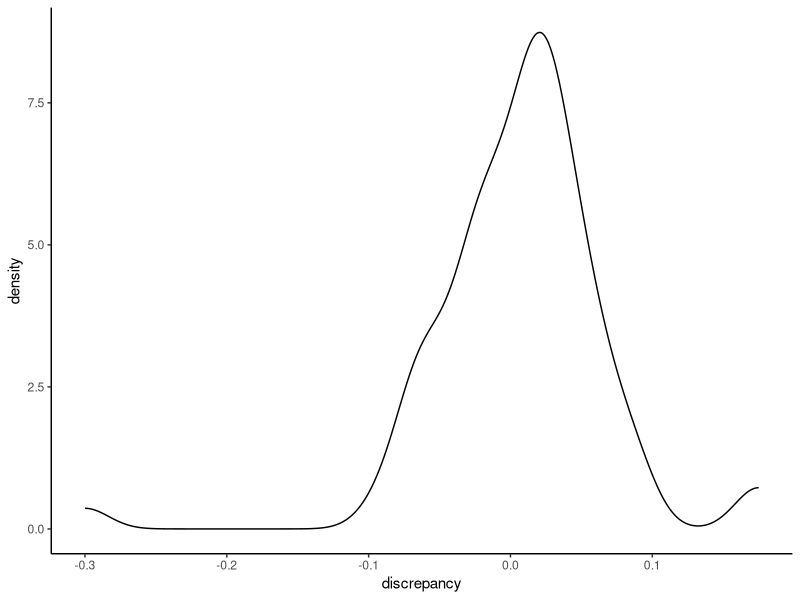
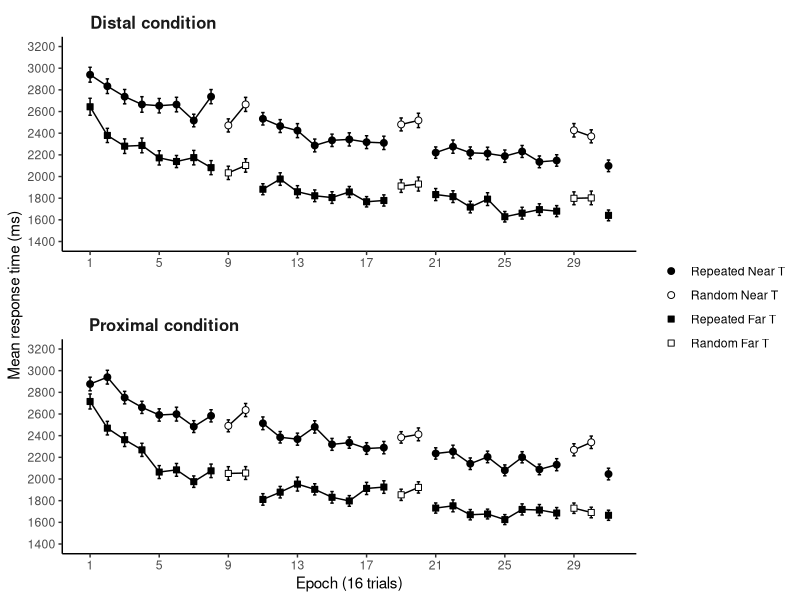
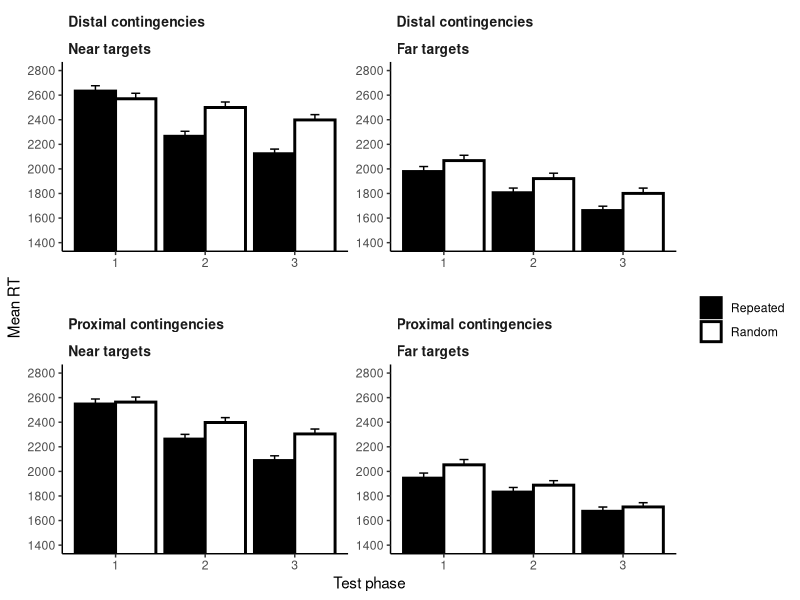
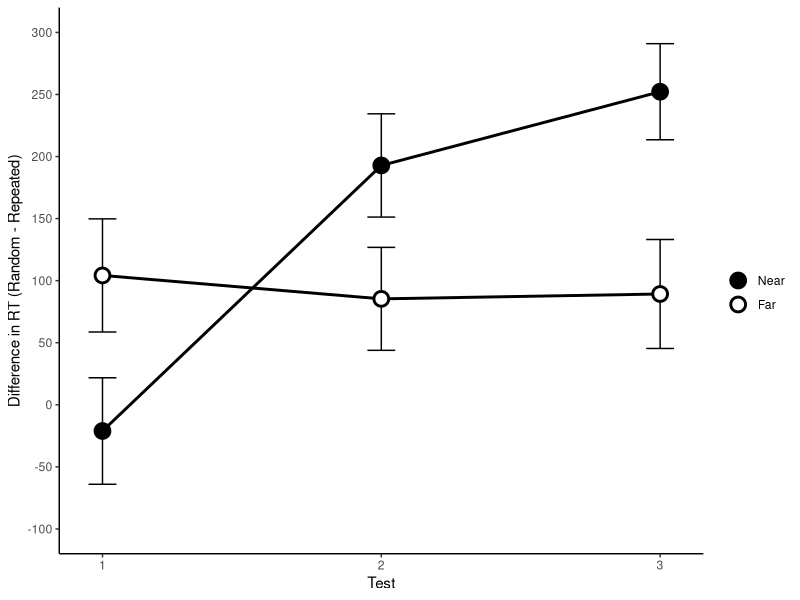
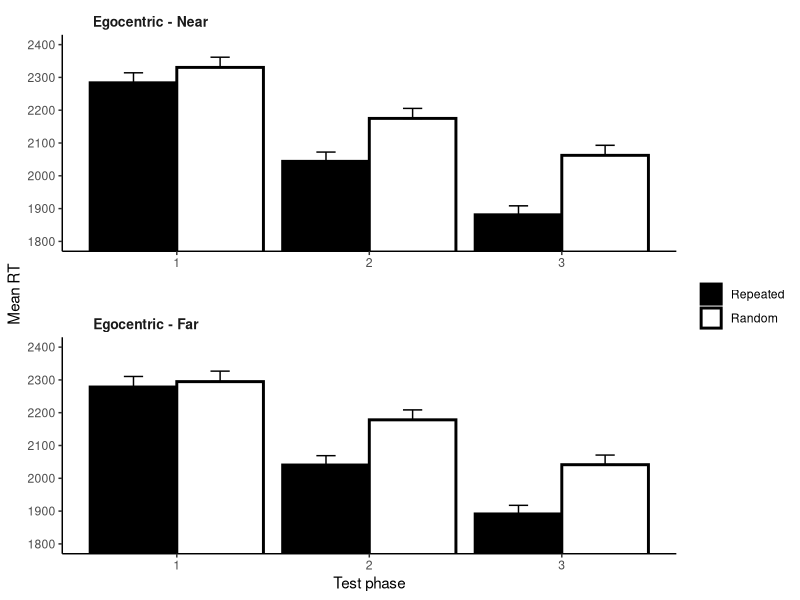
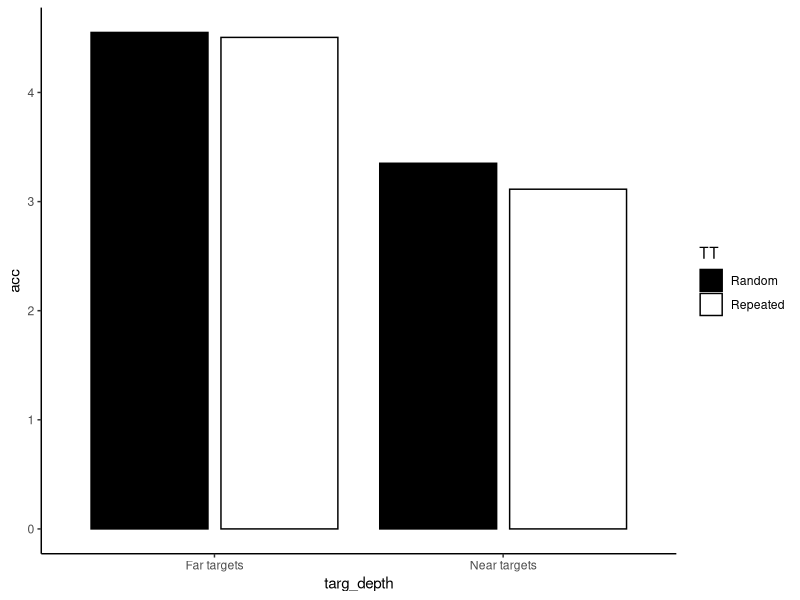

Write the R code that produced these figures, in order. (Note: this script raises an error after producing the figures.)
## ---- chunk 1
knitr::opts_chunk$set(echo = FALSE, include = FALSE, warning = FALSE, message = FALSE)
date_compiled_title = c("Output created on", date())
## ---- chunk 2
library(tidyverse)
library(broom)
library(patchwork)
library(knitr)
library(kableExtra)
library(afex)
library(BayesFactor)

theme_set(theme_classic())

setwd(dirname(rstudioapi::getActiveDocumentContext()$path)) # set wd to current file location

data <- read_csv("data_tidy_CCVR04.csv") # read in the tidied data from the first analysis script.

data_AW <- 
  data %>% 
  filter(phase == 2) %>% # separate out awareness data
  mutate(TT = if_else(set %in% c(5,6), "Repeated", "Random"), # recode "set" variable into 2 variables
         targ_depth = if_else(set %in% c(5,7), "Near targets", "Far targets")) %>% 
  select(exp:block, set, TT, targ_depth, everything())

dataMain <- 
  data %>% 
  filter(phase == 1) %>% # main phase of the task
  mutate(TT = if_else(set %in% c(1,2), "Repeated", "Random"), # recode "set" variable into 2 variables
         targ_depth = if_else(set %in% c(1,3), "Near", "Far"),
         epoch = ceiling(block/2)) %>% 
  select(exp:phase, epoch, block:set, TT, targ_depth, everything())

## ---- chunk 3
# a table of the demographic information across participants
data_demog <- 
  dataMain %>% 
  group_by(subj) %>% 
  slice(1) %>% # take top row
  ungroup() %>% 
  select(subj,age,gender,condition)

demog_summary <- 
  data_demog %>% 
  summarise(n = n(),
            mean_age = mean(age),
            sd_age = sd(age),
            males = sum(gender=="M"),
            females = sum(gender=="F"),
            non_binary = sum(!gender %in% c("M", "F")))

# summary statistics of response patterns,
basic_resp_stats <- 
  dataMain %>%
  group_by(subj) %>%
  summarise(mean_RT = mean(RT < 9999),
            perc_Timeouts = sum(dist_to_T==-1)/n(),
            mean_Extra_Resp = mean(num_additional_Rs),
            perc_Rs_Over1 = sum(num_additional_Rs>0)/n(),
            perc_Rs_Over2 = sum(num_additional_Rs>1)/n()) %>% 
  summarise_all(list(mean = mean, sd = sd)) %>%  # from participant summaries, compute summary stats
  select(-contains("subj"))

# create table from those summary statistics
table_basic_resp_stats <- 
  basic_resp_stats %>% 
  pivot_longer(cols = everything(), names_to = "stat") %>% 
  kable(digits = 2, col.names = c("","")) %>% 
  kable_styling(latex_options = "hold_position", position = "left")

# filter trials with more than 2 responses (num additional Rs > 1), timeouts,
# and outlier RTs  
data <- 
  dataMain %>% 
  filter(num_additional_Rs<=1, dist_to_T>=0) %>% 
  group_by(subj) %>% 
  mutate(zRT = scale(RT)) %>% 
  filter(between(zRT,-2.5,2.5)) %>% 
  ungroup() 

# what percentage of trials were removed for each participant?
perc_removed <- 
  data %>%
  group_by(subj) %>% 
  summarise(perc = (1 - (n()/496))*100)

# compute normalised RT (norm_RT), for calculating w/s error bars 
data <- 
  data %>% 
  group_by(subj) %>% # within each experiment, and each subject
  summarise(sub_MeanRT = mean(RT)) %>% # calculate the mean RT for the subject
  mutate(sample_MeanRT = mean(sub_MeanRT)) %>% # the overall mean RT for the sample in that experiment
  ungroup() %>% # ungroup the data, to allow for removal of variable
  left_join(data, by = "subj") %>% # join to the original data frame
  mutate(norm_RT = RT - sub_MeanRT + sample_MeanRT) %>% # compute the normalised RT, from the RT, subject mean and sample mean
  select(exp, subj, age:RT, norm_RT, everything(), -sub_MeanRT, -sample_MeanRT) # arrange the variables

## ---- chunk 4
# summarise the overall mean RT for each P 
overall_RT_Means <- 
  data %>% 
  group_by(subj) %>% 
  summarise(meanRT = mean(RT)) %>% 
  mutate(z_meanRT = scale(meanRT))

outlier_meanRTs <- 
  overall_RT_Means %>% 
  filter(!between(z_meanRT, -2.5, 2.5)) %>% 
  pull(subj) # Ps 27 and 60 seems to have unusually long mean RTs
  
# plot the boxplots of RT
RT_boxplot <- 
  overall_RT_Means %>% 
  ggplot(aes(x = "meanRT", y = meanRT))+
  geom_boxplot() +
  geom_point() +
  geom_text(aes(label = subj), hjust = 2, check_overlap = TRUE)

# remove the two outlier participants from the sample
data <- filter(data,!subj %in% outlier_meanRTs)

## ---- chunk 5
# exploring the difficulty of target detection at different depths

# how many trials contributed to the analysis by target depth

data %>% 
  group_by(subj, targ_depth) %>% 
  summarise(prop = n()/240) %>% 
  group_by(targ_depth) %>% 
  summarise(meanProp = mean(prop))

# any unusual participants?

depth_difficulty_measure <- 
  data %>% 
  group_by(subj, targ_depth) %>% 
  summarise(prop = n()/240) %>%
  pivot_wider(names_from = targ_depth, values_from = prop) %>% 
  mutate(discrepancy = Near-Far) 

depth_difficulty_measure %>% 
  ggplot(aes(discrepancy)) +
  geom_density()

# remove those with large discrepancy
depth_difficulty_outliers <- 
  depth_difficulty_measure %>% 
  filter(!between(discrepancy,-.15,.15)) %>% 
  pull(subj)

# remove the depth difficulty outliers from the sample
data <- filter(data,!subj %in% depth_difficulty_outliers)

# remove them from the measure of depth difficulty
depth_difficulty_measure <- 
  depth_difficulty_measure %>% 
  filter(between(discrepancy,-.15,.15)) 

## ---- chunk 6
# main analysis of RT

# convert TT and targ_depth to factors and set level order
data <- 
  data %>%
  mutate(TT = factor(TT, levels = c("Repeated", "Random")),
         targ_depth = factor(targ_depth, levels = c("Near", "Far")))

legendLBLs <- c("Repeated Near T", "Random Near T", "Repeated Far T", "Random Far T")

# get data for the RT figure. 
data_RT_avgs_figure <- 
  data %>%
  group_by(condition, TT, targ_depth, epoch) %>% 
  summarise(meanRT = mean(RT), 
            SE = sd(norm_RT)/sqrt(n())) %>%
  mutate(condition = recode(condition, 
                            "distal_repeated" = "Distal condition",
                            "proximal_repeated" = "Proximal condition")) %>% 
  ungroup() %>% 
  complete(TT, targ_depth, epoch, condition) # add NA values where missing - ensures breaks in lines for plot

# main RT figure
RT_avgs_figure <- 
  data_RT_avgs_figure %>%
  ggplot(aes(x = epoch, y = meanRT, group = interaction(TT, targ_depth))) +
  geom_line() +
  geom_errorbar(aes(ymin = meanRT-SE, ymax = meanRT+SE), width = 0.2, size = .5) +
  geom_point(aes(fill = interaction(TT, targ_depth),
                 shape = interaction(TT, targ_depth)),
             size = 2) +
  facet_wrap(~condition, dir = "v", scales = "free") +
  theme(strip.text = element_text(size = 12, face = "bold"),
        strip.text.x = element_text(hjust = 0.05),
        strip.background = element_blank(),
        panel.spacing.y = unit(2, "lines")) +
  scale_y_continuous(limits = c(1400, 3200),
                     breaks = seq(1400,3200,200)) +
  scale_x_continuous(breaks = seq(1,31,4),
                     minor_breaks = seq(1,31,2)) +
  scale_fill_manual(name  = "",
                    labels = legendLBLs,
                    values = c("black", "white", "black", "white")) +
  scale_shape_manual(name = "",
                     labels = legendLBLs,
                     values = c(21,21,22,22)) +
  labs(y = "Mean response time (ms)",
       x = "Epoch (16 trials)")

RT_avgs_figure # print the figure
## ---- chunk 7
# get the data from the "test" epochs
data_test <- 
  data %>%
  mutate(test = case_when(epoch %in% 8:11 ~ 1,
                          epoch %in% 18:21 ~ 2,
                          epoch %in% 28:31 ~ 3)) %>% 
  filter(test > 0) #remove data not in the test periods
  
# plot the test data by condition
test_figure <- 
  data_test %>% 
  mutate(condition = recode(condition, 
                            "distal_repeated" = "Distal contingencies", 
                            "proximal_repeated" = "Proximal contingencies"),
         targ_depth = recode(targ_depth,
                             "Near" = "Near targets",
                             "Far" = "Far targets")) %>%
  group_by(condition, TT, targ_depth, test) %>%
  summarise(meanRT = mean(RT), 
            SE = sd(norm_RT)/sqrt(n())) %>% 
  ggplot(aes(x = test, y = meanRT, fill = TT)) +
  geom_col(position = position_dodge(),
           colour = "black",
           size = 1) +
  geom_errorbar(aes(ymin = meanRT, ymax = meanRT+SE), 
                width = 0.2, 
                size = .5, 
                position = position_dodge(width = 0.9)) +
  scale_fill_manual(values = c("black", "white")) +
  scale_y_continuous(breaks = seq(1400,2800,200)) +
  coord_cartesian(ylim = c(1400,2800)) +
  facet_wrap(vars(condition,targ_depth), 
             nrow = 2, 
             scales = "free",
             labeller = labeller(.rows = label_value, .multi_line = TRUE)) + 
  theme(strip.text = element_text(size = 10, face = "bold"),
        strip.text.x = element_text(hjust = 0),
        strip.background = element_blank(), 
        panel.spacing.y = unit(2, "lines")) +
  labs(x = "Test phase",
       y = "Mean RT",
       fill = "")

test_figure #print figure

## ---- chunk 8

data_test$subj <- as.factor(data_test$subj)

#get data for the ANOVA on the test data
data_RT_ANOVA <- 
  data_test %>% 
  group_by(condition, subj, TT, targ_depth, test) %>% 
  summarise(meanRT = mean(RT)) 

# conduct ANOVA
data_RT_ANOVA %>% 
  aov_car(meanRT ~ Error(subj/(test*TT*targ_depth)) + condition, data = .)


## ---- chunk 9

# compute a new CC_RT variable, which simplifies the random-repeated comparison
test_diff <- 
  data_test %>%
  group_by(subj, TT, targ_depth, test) %>%
  summarise(meanRT = mean(RT)) %>% 
  pivot_wider(names_from = TT, values_from = meanRT) %>% 
  mutate(CC_RT = Random - Repeated) 

# plot the CC effect as a function of target depth and test.
test_diff_figure <- 
  test_diff %>% 
  group_by(targ_depth, test) %>% 
  summarise(RT = mean(CC_RT), SE = sd(CC_RT)/sqrt(n())) %>% 
  ggplot(aes(x = test, y = RT)) +
  geom_errorbar(aes(ymin = RT-SE, ymax = RT+SE), 
                width = 0.1, size = .5, colour = "black") +
  geom_line(aes(group = targ_depth), size = 1) +
  geom_point(aes(fill = targ_depth), 
             size = 4, shape = 21, colour = "black", stroke = 1.5) +
  scale_x_continuous(breaks = 1:3) +
  scale_y_continuous(limits = c(-100, 300), breaks = seq(-100,300,50)) +
  scale_fill_discrete(type = c("black", "white")) +
  labs(x = "Test",
       y = "Difference in RT (Random - Repeated)",
       fill = "")

# draw figure
test_diff_figure

## ---- chunk 10

# t-test Test 1
test_diff %>% 
  filter(test == 1) %>% 
  {t.test(.$CC_RT ~ .$targ_depth)}

# t-test Test 2
test_diff %>% 
  filter(test == 2) %>% 
  {t.test(.$CC_RT ~ .$targ_depth)}

# t-test Test 3
test_diff %>% 
  filter(test == 3) %>% 
  {t.test(.$CC_RT ~ .$targ_depth)}


## ---- chunk 11

# compute new variables based on egocentricity of the repeated distractors
data_ego_test <- 
  data_test %>%
  mutate(egocentric = case_when(condition == "proximal_repeated" & targ_depth == "Near"
                                ~ "Egocentric - Near",
                                condition == "proximal_repeated" & targ_depth == "Far"
                                ~ "Egocentric - Far",
                                condition == "distal_repeated" & targ_depth == "Near"
                                ~ "Egocentric - Far",
                                condition == "distal_repeated" & targ_depth == "Far"
                                ~ "Egocentric - Near")) %>% 
  mutate(egocentric = fct_relevel(egocentric, "Egocentric - Near", "Egocentric - Far"))

# plot mean RTs as a function of egocentricity, trial type, and test.
test_ego_figure <- 
  data_ego_test %>% 
  group_by(egocentric, TT, test) %>%
  summarise(meanRT = mean(RT), SE = sd(norm_RT)/sqrt(n())) %>% 
  ggplot(aes(x = test, y = meanRT, fill = TT)) +
  geom_col(position = position_dodge(),
           colour = "black",
           size = 1) +
  geom_errorbar(aes(ymin = meanRT, ymax = meanRT+SE), 
                width = 0.2, size = .5, position = position_dodge(width = 0.9)) +
  scale_fill_manual(values = c("black", "white")) +
  scale_y_continuous(breaks = seq(1800,2400,100)) +
  coord_cartesian(ylim = c(1800,2400)) +
  facet_wrap(vars(egocentric), 
             nrow = 2, 
             scales = "free",
             labeller = labeller(.rows = label_value, .multi_line = FALSE)) + 
  theme(strip.text = element_text(size = 10, face = "bold"),
        strip.text.x = element_text(hjust = 0.05),
        strip.background = element_blank(), 
        panel.spacing.y = unit(2, "lines")) +
  labs(x = "Test phase",
       y = "Mean RT",
       fill = "")

test_ego_figure

## ---- chunk 12

# convert variables to factors
data_ego_test$subj <- as.factor(data_ego_test$subj)
data_ego_test$egocentric <- as.factor(data_ego_test$egocentric)

# summarise data for ANOVA
data_ego_RT_ANOVA <- 
  data_ego_test %>% 
  group_by(subj, egocentric, TT, test) %>% 
  summarise(meanRT = mean(RT)) 

# conduct ANOVA
data_ego_RT_ANOVA %>% 
  aov_car(meanRT ~ Error(subj/(egocentric*TT*test)), data = .)



## ---- chunk 13
# awareness data analysis - this is not reported here, but is reported in the main manuscript

# remove the outlier participants from the sample
data_AW <- 
  data_AW %>% 
  filter(!subj %in% outlier_meanRTs,
         !subj %in% depth_difficulty_outliers)

# summarise awareness test accuracy as a function of trial type and target depth
data_gen_descriptives <- 
  data_AW %>% 
  group_by(TT, targ_depth) %>% 
  summarise(acc = mean(dist_to_T),
            acc_sd = sd(dist_to_T))

# plot those means
data_gen_descriptives %>% 
  ggplot(aes(x = targ_depth, y = acc, fill = TT)) +
  geom_col(position = position_dodge2(), colour = "black") +
  scale_fill_manual(values = c("black","white"))

# subject level means of awareness accuracy, as a function of trial type and target depth 
data_gen_analysis <- 
  data_AW %>% 
  group_by(subj, TT, targ_depth) %>% 
  summarise(acc = mean(dist_to_T))

# look at the correlation of awareness with CC effect

# summarise CC effect
sub_CC <- 
  test_diff %>% 
  group_by(subj) %>% 
  summarise(CC_RT = mean(CC_RT))

#summarise awareness
sub_Aware <- 
  data_gen_analysis %>% 
  group_by(subj,TT) %>% 
  summarise(acc = mean(acc)) %>% 
  pivot_wider(names_from = TT, values_from = acc) %>% 
  mutate(CC_aware = Random - Repeated) %>% 
  select(subj, CC_aware) %>% 
  mutate(subj = as.factor(subj))

# join and look at correlation
c_data <- 
  full_join(sub_CC, sub_Aware, by = "subj")

# test correlation
cor(c_data$CC_RT, c_data$CC_aware)
correlationBF(c_data$CC_RT, c_data$CC_aware)

awareness_cor_result <- cor.test(~ CC_RT + CC_aware, data = c_data, method = "pearson")

## ---- chunk 14
# conduct ANOVA
anova_awareness <- 
  data_gen_analysis %>% 
  aov_car(acc ~ Error(subj/(TT*targ_depth)), data = .)

# convert variables to factors for BF analysis
data_gen_analysis <- 
  data_gen_analysis %>% 
  mutate(subj = as.factor(subj),
         TT = as.factor(TT),
         targ_depth = as.factor(targ_depth))

# Bayesian analysis on the awareness data
BFanova_awareness <- 
  anovaBF(formula = acc ~ TT*targ_depth + subj,
          whichRandom = "subj",
          data = data_gen_analysis)


## ---- chunk 15

# create new variables with experiment specific names
CCVR04_demog_summary = demog_summary
CCVR04_basic_resp_stats = basic_resp_stats
CCVR04_perc_removed = perc_removed
CCVR04_overall_RT_Means = overall_RT_Means
CCVR04_RT_avgs_figure = RT_avgs_figure
CCVR04_test_figure = test_figure
CCVR04_data_RT_ANOVA = data_RT_ANOVA
CCVR04_data_RT_test_diff = test_diff
CCVR04_RT_test_diff_figure = test_diff_figure
CCVR04_data_ego_RT_ANOVA = data_ego_RT_ANOVA
CCVR04_test_ego_figure = test_ego_figure
CCVR04_data_awareness = data_gen_descriptives
CCVR04_anova_awareness = anova_awareness
CCVR04_BFanova_awareness = BFanova_awareness
CCVR04_awareness_cor = awareness_cor_result

#save these objects for manuscript
save(CCVR04_demog_summary, 
     CCVR04_basic_resp_stats,
     CCVR04_perc_removed,
     CCVR04_overall_RT_Means,
     CCVR04_RT_avgs_figure,
     CCVR04_test_figure,
     CCVR04_data_RT_ANOVA,
     CCVR04_data_RT_test_diff,
     CCVR04_RT_test_diff_figure,
     CCVR04_data_ego_RT_ANOVA,
     CCVR04_test_ego_figure,
     CCVR04_data_awareness,
     CCVR04_anova_awareness,
     CCVR04_BFanova_awareness,
     CCVR04_awareness_cor,
     file = "../../CCVR_ms_1/CCVR04_export.Rdata")
